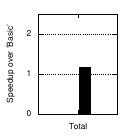

Generate this figure with gnuplot:
reset
load "config.plt"
#set size 0.3, 0.6
set terminal postscript size 1.4in,1.4in 
set output 'copy-elision-comparison-total.eps'
set style histogram cluster gap 2
set style fill pattern 0 border -1
set style line 1 lt 1
set boxwidth 0.9
set style data histograms
set ylabel "Speedup over 'Basic'" offset 1,0 font "Helvetica,12"
set nokey
#set logscale y
set yrange[0:2.5]
set xrange[-1:1]
set arrow from -1,1 to 1,1 nohead lt 0.5 lc rgb "black"
set arrow from -1,2 to 1,2 nohead lt 0.5 lc rgb "black"
set xtics font "Helvetica,12"
set ytics 1 font "Helvetica,12"
unset mytics
plot 'copy-elision-comparison-total.dat' using 2:xtic(1) ti col ls 1 lc rgb "black" fill pattern 3
